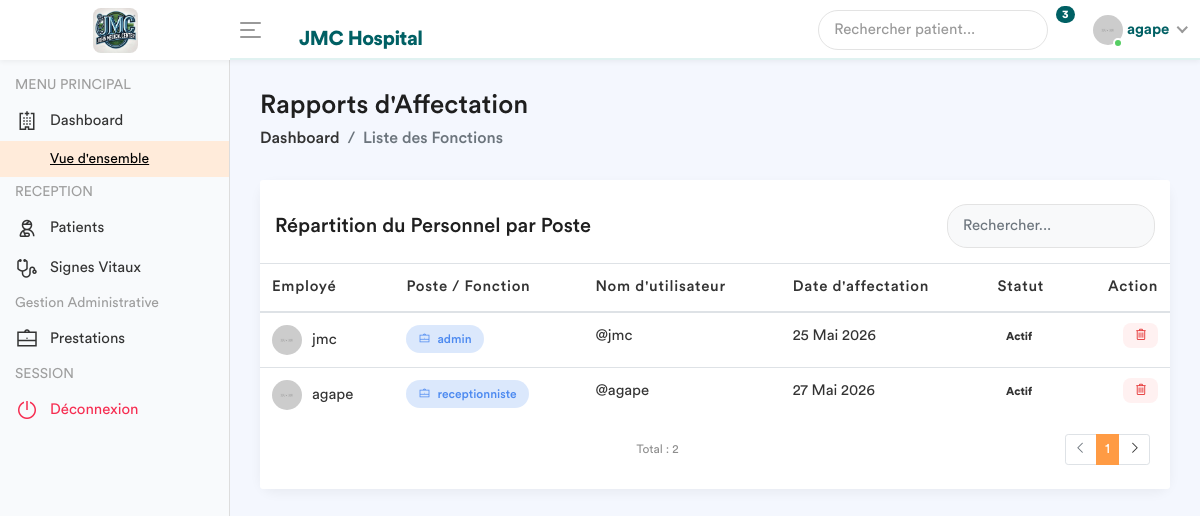
The app's page /employe-poste/ (signed in), older data.
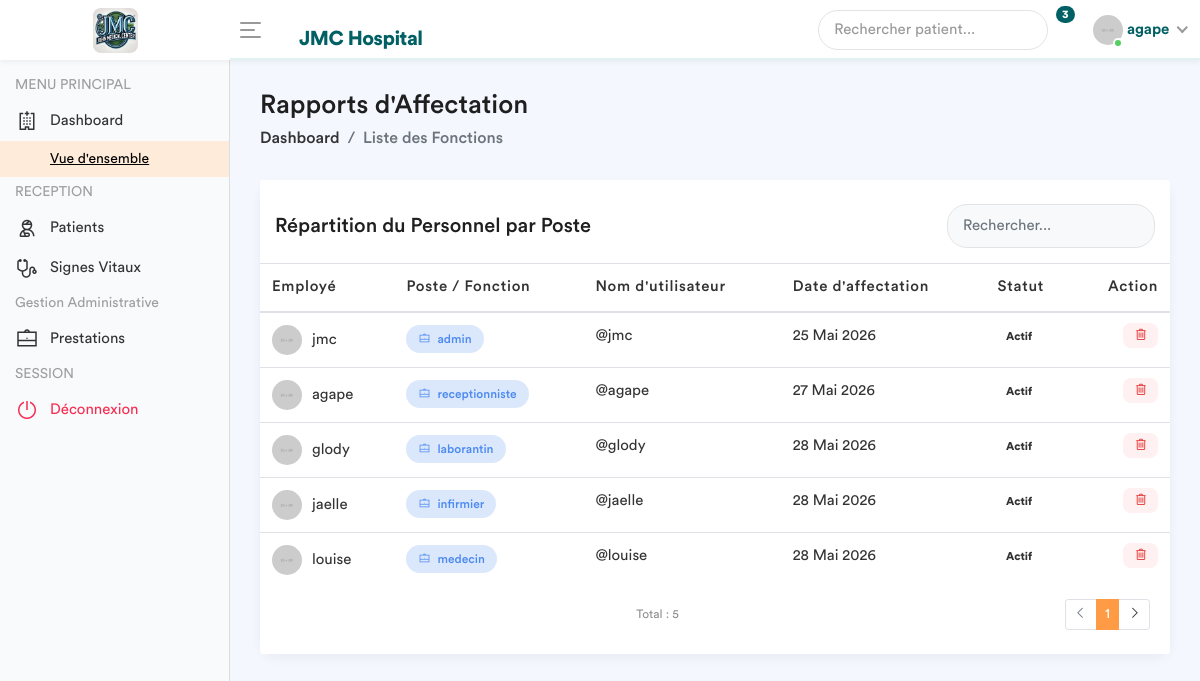
The same page, newer data.
### app/models.py (models this page shows, shortened)
class Fonction(models.Model):
    fonctionKey = models.ForeignKey(Role, on_delete=models.SET_NULL, null=True)
    userKey = models.ForeignKey(User, on_delete=models.SET_NULL, null=True, related_name='user_fonction')
    autorisation = models.CharField(max_length=30, default='oui')

class Role(models.Model):
    roleName = models.CharField(max_length=30)

### app/views.py (the view)
# urls.py: path('employe-poste/', views.liste_employe_poste, name='liste_employe_poste'),
@login_required
def liste_employe_poste(request):
    role_user = Fonction.objects.filter(userKey=request.user).first()
    fonctionKey = role_user.fonctionKey.roleName if role_user else None
    liste_postes = Fonction.objects.all().select_related('userKey', 'fonctionKey')
    context = {
        'liste_postes': liste_postes,
        'fonctionKey': fonctionKey,
    }
    return render(request, 'back-end/liste_fonctions.html', context)

### app/templates/back-end/liste_fonctions.html (shortened to what this page needs)
<!DOCTYPE html>
{% load static %}
<html lang="fr">
    <head>
        {% include 'back-end/includes/css.html'%}
    </head>
    <body>
        <div class="main-wrapper">
            {% include 'back-end/includes/header.html'%}
            {% include 'back-end/includes/sidebar.html'%}
            <div class="page-wrapper">
                <div class="content container-fluid">
                    <div class="page-header">
                        <div class="row align-items-center">
                            <div class="col">
                                <h3 class="page-title">Rapports d'Affectation</h3>
                                <ul class="breadcrumb">
                                    <li class="breadcrumb-item"><a href="{% url 'dashboard' %}">Dashboard</a></li>
                                    <li class="breadcrumb-item active">Liste des Fonctions</li>
                                </ul>
                            </div>
                        </div>
                    </div>
                    <div class="row">
                        <div class="col-md-12">
                            <div class="card card-table">
                                <div class="card-header bg-white border-0 pt-4">
                                    <div class="row align-items-center">
                                        <div class="col">
                                            <h4 class="card-title mb-0">Répartition du Personnel par Poste</h4>
                                        </div>
                                        <div class="col-auto">
                                            <div class="search-box-container">
                                                <input type="text" id="searchInput" class="form-control" placeholder="Rechercher...">
                                            </div>
                                        </div>
                                    </div>
                                </div>
                                <div class="card-body">
                                    <div class="table-responsive">
                                        <table class="table table-hover table-center mb-0">
                                            <thead>
                                                <tr>
                                                    <th>Employé</th>
                                                    <th>Poste / Fonction</th>
                                                    <th>Nom d'utilisateur</th>
                                                    <th>Date d'affectation</th>
                                                    <th>Statut</th>
                                                    <th class="text-right">Action</th>
                                                </tr>
                                            </thead>
                                            <tbody id="tableBody">
                                                {% for poste in liste_postes %}
                                                <tr>
                                                    <td>
                                                        <h2 class="table-avatar">
                                                            <img src="/static/back-end/assets/img/profiles/avatar-01.jpg" alt="">
                                                            {{ poste.userKey.get_full_name|default:poste.userKey.username }}
                                                        </h2>
                                                    </td>
                                                    <td>
                                                        <span class="badge bg-inverse-primary badge-role">
                                                            <i class="la la-briefcase mr-1"></i> {{ poste.fonctionKey.roleName }}
                                                        </span>
                                                    </td>
                                                    <td>@{{ poste.userKey.username }}</td>
                                                    <td>{{ poste.userKey.date_joined|date:"d M Y" }}</td>
                                                    <td>
                                                        {% if poste.userKey.is_active %}
                                                            <span class="badge badge-success-border"> Actif</span>
                                                        {% else %}
                                                            <span class="badge badge-danger-border"><i class="fa fa-circle text-danger mr-1"></i> Inactif</span>
                                                        {% endif %}
                                                    </td>
                                                    <td class="text-right">
                                                        <a href="{% url 'supprimer_poste' poste.id %}"
                                                           class="btn-delete"
                                                           onclick="return confirm('Êtes-vous sûr de vouloir supprimer cette affectation ?');"
                                                           title="Supprimer l'affectation">
                                                            <i class="la la-trash-alt"></i>
                                                        </a>
                                                    </td>
                                                </tr>
                                                {% empty %}
                                                <tr>
                                                    <td colspan="6" class="text-center text-muted py-4">
                                                        Aucune affectation enregistrée.
                                                    </td>
                                                </tr>
                                                {% endfor %}
                                            </tbody>
                                        </table>
                                    </div>
                                </div>
                                <div class="card-footer bg-white border-0 pb-4">
                                    <div class="row align-items-center">
                                        <div class="col">
                                            <small class="text-muted">Total : {{ liste_postes|length }}</small>
                                        </div>
                                        <div class="col-auto">
                                            <ul class="pagination pagination-sm mb-0">
                                                <li class="page-item disabled"><a class="page-link" href="#"><i class="la la-angle-left"></i></a></li>
                                                <li class="page-item active"><a class="page-link" href="#">1</a></li>
                                                <li class="page-item"><a class="page-link" href="#"><i class="la la-angle-right"></i></a></li>
                                            </ul>
                                        </div>
                                    </div>
                                </div>
                            </div>
                        </div>
                    </div>
                </div>
            </div>
        </div>
    </body>
</html>

### app/templates/back-end/includes/css.html (shortened to what this page needs)
{% load static %}
        <link rel="stylesheet" href="{% static 'back-end/assets/css/bootstrap.min.css'%}">
        <link rel="stylesheet" href="{% static 'front-end/assets/img/dr/jmc.jpeg'%}">
        <link rel="stylesheet" href="{% static 'back-end/assets/css/line-awesome.min.css'%}">
		<link rel="stylesheet" href="{% static 'back-end/assets/plugins/morris/morris.css'%}">
        <link rel="stylesheet" href="{% static 'back-end/assets/css/style.css'%}">
		<link rel="stylesheet" href="{% static 'back-end/assets/css/dataTables.bootstrap4.min.css'%}">
		<link rel="stylesheet" href="{% static 'back-end/assets/css/select2.min.css'%}">
		<link rel="stylesheet" href="{% static 'back-end/assets/css/bootstrap-datetimepicker.min.css'%}">

### app/templates/back-end/includes/header.html (shortened to what this page needs)
{% load static %}
<div class="header" style="background: #ffffff; border-bottom: 2px solid #e0f2f1; box-shadow: 0 2px 5px rgba(0,0,0,0.05);">
    <div class="header-left" style="background: #ffffff;">
        <a href="{% url 'home' %}" class="logo">
            <img src="{% static 'front-end/assets/img/dr/jmc.jpeg' %}" width="45" height="45" alt="JMC Hospital" style="border-radius: 8px; object-fit: cover;">
        </a>
    </div>
    <a id="toggle_btn" href="javascript:void(0);" style="color: #006064;">
        <span class="bar-icon">
            <span></span><span></span><span></span>
        </span>
    </a>
    <div class="page-title-box">
        <h3 style="color: #006064; font-weight: 700; letter-spacing: -0.5px; margin: 0; padding-top: 10px;">
            JMC Hospital
        </h3>
    </div>
    <ul class="nav user-menu">
        <li class="nav-item">
            <div class="top-nav-search">
                <form action="#">
                    <input class="form-control" type="text" placeholder="Rechercher patient...">
                    <button class="btn" type="submit"></button>
                </form>
            </div>
        </li>
        <li class="nav-item dropdown">
            <a href="#" class="dropdown-toggle nav-link" data-toggle="dropdown">
                 <span class="badge badge-pill" style="background: #006064; color: white;">3</span>
            </a>
        </li>
        <li class="nav-item dropdown has-arrow main-drop">
            <a href="#" class="dropdown-toggle nav-link" data-toggle="dropdown">
                <span class="user-img">
                    <img src="{% static 'back-end/assets/img/profiles/avatar-21.jpg' %}" alt="">
                    <span class="status online"></span>
                </span>
                <span style="font-weight: 600; color: #006064;">{{ user.username }}</span>
            </a>
        </li>
    </ul>
</div>

### app/templates/back-end/includes/sidebar.html (shortened to what this page needs)
<div class="sidebar" id="sidebar" style="background-color: #f8fafc;">
    <div class="sidebar-inner slimscroll">
        <div id="sidebar-menu" class="sidebar-menu">
            <ul>
                <li class="menu-title">
                    <span>MENU PRINCIPAL</span>
                </li>
                <li class="submenu">
                    <a href="#"><i class="la la-hospital"></i> <span> Dashboard</span> <span class="menu-arrow"></span></a>
                    <ul style="display: none;">
                        <li><a class="active" href="{% url 'dashboard' %}">Vue d'ensemble</a></li>
                    </ul>
                </li>
                {% if fonctionKey == 'admin' %}
                    <li class="menu-title"> <span>ADMINISTRATION</span> </li>
                    <li class="submenu">
                        <a href="#"><i class="la la-user-md"></i> <span> Personnel Médical</span> <span class="menu-arrow"></span></a>
                        <ul style="display: none;">
                            <li><a href="{% url 'employeAdd' %}">Inscrire un utilisateur</a></li>
                            <li><a href="{% url 'employeRead' %}">Liste du Personnel</a></li>
                            <li><a href="{% url 'liste_employe_poste' %}">Profil Utilisateur</a></li>
                        </ul>
                    </li>
                     <li class="menu-title"> <span>RECEPTION</span> </li>
                    <li class="submenu">
                        <a href="#"><i class="la la-user-injured"></i> <span> Patients </span> <span class="menu-arrow"></span></a>
                        <ul style="display: none;">
                            <li><a href="{% url 'enregistrement_patient' %}">Liste des patients</a></li>
                        </ul>
                    </li>
                    <li>
    <a href="{% url 'liste_signes_vitaux' %}">
        <i class="la la-stethoscope"></i>
        <span>Signes Vitaux</span>
    </a>
</li>
                {% elif fonctionKey == 'receptionniste' %}
                    <li class="menu-title"> <span>RECEPTION</span> </li>
                    <li class="submenu">
                        <a href="#"><i class="la la-user-injured"></i> <span> Patients </span> <span class="menu-arrow"></span></a>
                    </li>
                    <li>
    <a href="{% url 'liste_signes_vitaux' %}">
        <i class="la la-stethoscope"></i>
        <span>Signes Vitaux</span>
    </a>
</li>
                    <li class="menu-title">
                    <span>Gestion Administrative</span>
                    </li>
                    <li class="submenu">
                        <a href="#"><i class="la la-briefcase"></i> <span> Prestations </span> <span class="menu-arrow"></span></a>
                    </li>
                {% endif %}
                <li class="menu-title"> <span>SESSION</span> </li>
                <li>
                    <a href="{% url 'deco' %}" class="text-danger"><i class="la la-power-off"></i> <span>Déconnexion</span></a>
                </li>
            </ul>
        </div>
    </div>
</div>

### app/templates/back-end/includes/js.html (shortened to what this page needs)
{% load static %}

### app/templates/back-end/liste_fonctions.html (style rules this page uses)
.page-wrapper { background-color: #f4f7fe; }
.card-table { border: none; border-radius: 15px; box-shadow: 0 4px 12px rgba(0,0,0,0.05); }
.badge-role { padding: 8px 12px; border-radius: 20px; font-weight: 500; font-size: 12px; }
.table-avatar img { width: 30px; height: 30px; border-radius: 50%; margin-right: 10px; }
.search-box-container { max-width: 300px; }
.search-box-container .form-control { border-radius: 20px; padding-left: 15px; background-color: #f8f9fa; border: 1px solid #e3e3e3; }
.btn-delete { color: #e63c3c; background: #fff1f1; border: none; padding: 5px 10px; border-radius: 8px; transition: all 0.3s; }

Row changes from the older to the newer data that the page shows:
added Fonction: userKey.get_full_name "glody", fonctionKey.roleName "laborantin", userKey.username "glody", userKey.date_joined "28 Mai 2026", shows "Actif"
added Fonction: userKey.get_full_name "jaelle", fonctionKey.roleName "infirmier", userKey.username "jaelle", userKey.date_joined "28 Mai 2026", shows "Actif"
added Fonction: userKey.get_full_name "louise", fonctionKey.roleName "medecin", userKey.username "louise", userKey.date_joined "28 Mai 2026", shows "Actif"
Text that changed along with them:
{{ liste_postes|length }}: "2" → "5"
